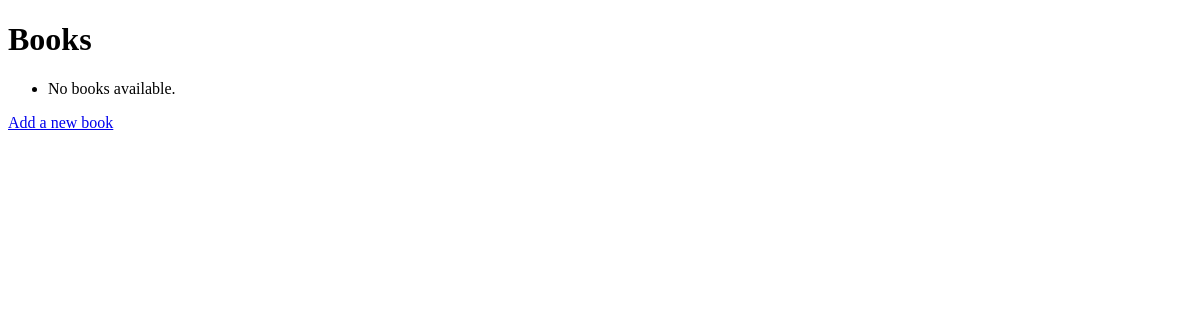
Before: /bookshelf/ (signed in) with the older database file.
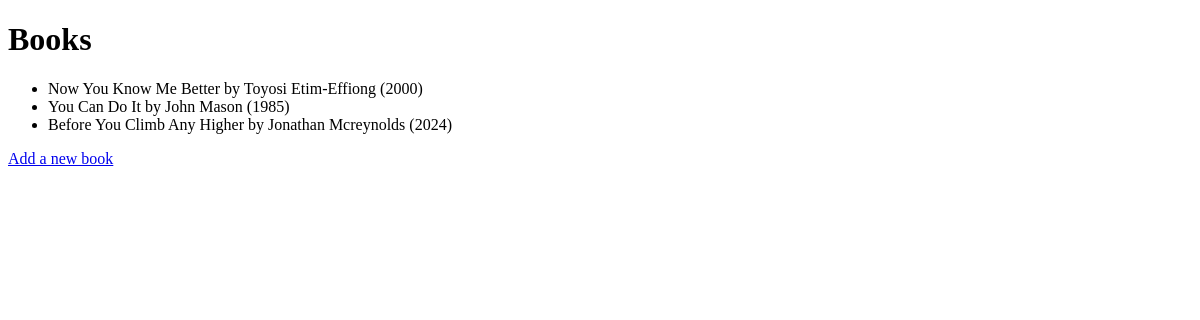
After: the same page with the newer database file.
### bookshelf/models.py (models this page shows)
class Book(models.Model):
    title = models.CharField(max_length=200)
    author = models.CharField(max_length=100)
    publication_year = models.IntegerField()
    class Meta:
        permissions = [
            ("can_view","Can view list of books"),
            ("can_create","Can add a book"),
            ("can_edit","Can edit attributes of a book"),
            ("can_delete","Can delete books"),
        ]

### bookshelf/views.py (the view)
# urls.py: path('',views.book_list, name='book_list'),
@permission_required('bookshelf.can_view', raise_exception=True)
def book_list(request):
    books = Book.objects.all() #retrieve all books from the database
    return render(request, 'bookshelf/book_list.html', {'books':books})

### bookshelf/templates/bookshelf/book_list.html (shortened to what this page needs)
<!DOCTYPE html>
<html lang="en">
<head>
</head>
<body>
    <h1>Books</h1>
    <ul>
        {% for book in books %}
            <li>{{ book.title }} by {{ book.author }} ({{ book.publication_year }})</li>
        {% empty %}
            <li>No books available.</li>
        {% endfor %}
    </ul>
    <a href="{% url 'bookshelf:book_create' %}">Add a new book</a>
</body>
</html>

Changed rows visible on the page:
added Book: title "Now You Know Me Better", author "Toyosi Etim-Effiong", publication_year "2000"
added Book: title "You Can Do It", author "John Mason", publication_year "1985"
added Book: title "Before You Climb Any Higher", author "Jonathan Mcreynolds", publication_year "2024"
Other visible differences:
text no longer shown: "No books available."
